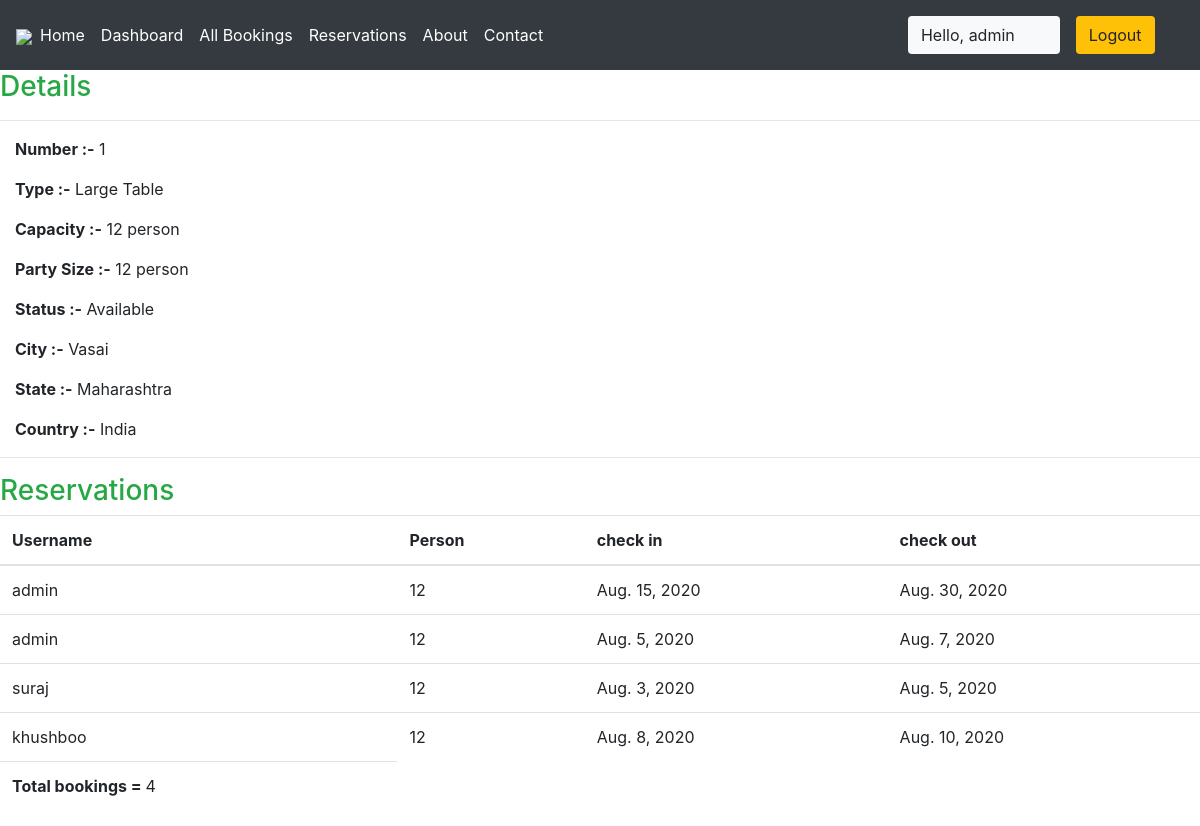
The app's page /staff/panel/view-room?roomid=1 (signed in) with its own data.
### krishna/models.py (models this page shows, shortened)
class Rooms(models.Model):
    ROOM_STATUS = (
    ("1", "available"),
    ("2", "not available"),
    )
    ROOM_TYPE = (
    ("1", "Large Table"),
    ("2", "Medium Table"),
    ("3","Couple Tables"),
    )
    room_type = models.CharField(max_length=50,choices = ROOM_TYPE)
    capacity = models.IntegerField()
    price = models.IntegerField()
    size = models.IntegerField()
    hotel = models.ForeignKey(Hotels, on_delete = models.CASCADE)
    status = models.CharField(choices =ROOM_STATUS,max_length = 15)
    roomnumber = models.IntegerField()

class Hotels(models.Model):
    name = models.CharField(max_length=30,default="krishna")
    owner = models.CharField(max_length=20)
    location = models.CharField(max_length=50)
    state = models.CharField(max_length=50,default="maharashtra")
    country = models.CharField(max_length=50,default="india")

class Reservation(models.Model):
    check_in = models.DateField(auto_now =False)
    check_out = models.DateField()
    room = models.ForeignKey(Rooms, on_delete = models.CASCADE)
    guest = models.ForeignKey(User, on_delete= models.CASCADE)
    booking_id = models.CharField(max_length=100,default="null")

### krishna/views.py (the view)
# urls.py: path('staff/panel/view-room', views.view_room),
@login_required(login_url='/staff')
def view_room(request):
    room_id = request.GET['roomid']
    room = Rooms.objects.all().get(id=room_id)
    reservation = Reservation.objects.all().filter(room=room)
    return HttpResponse(render(request,'staff/viewroom.html',{'room':room,'reservations':reservation}))

### templates/staff/viewroom.html
 {% extends 'basic.html' %} {% block title %}View Room {% endblock title %} {% block body %}
<h3 class="text-success"> Details</h3>
<hr>
<div class="container mx-0 ">
    <p><b>Number :-</b> {{room.roomnumber}}</p>
    <p><b>Type :-</b> {{room.get_room_type_display}}</p>
    <p><b>Capacity :-</b> {{room.capacity}} person</p>
    <p><b>Party Size :-</b> {{room.size}} person</p>
    <p><b>Status :-</b> {{room.get_status_display| capfirst}} </p>
    <p><b>City :-</b> {{room.hotel.location| capfirst}} </p>
    <p><b>State :-</b> {{room.hotel.state| capfirst}} </p>
    <p><b>Country :-</b> {{room.hotel.country| capfirst}} </p>
</div>
<hr> {% if reservations %}
<h3 class="text-success">Reservations </h3>
<table class="table">
    <thead>
        <th>Username</th>
        <th>Person</th>
        <th>check in</th>
        <th>check out</th>
    </thead>
    {% for each_detail in reservations %}
    <tr>
        <td>{{each_detail.guest.username}}</td>
        <td>{{each_detail.room.capacity}}</td>
        <td>{{each_detail.check_in}}</td>
        <td>{{each_detail.check_out}}</td>
    </tr>
    {% endfor %}
    <tr>
        <td><b>Total bookings = </b>{{reservations | length}}</td>
    </tr>
</table>
{% else %}
<p>No details found</p>
{% endif %} {% endblock body %}

### templates/basic.html (shortened to what this page needs)
{% load static %}
<!DOCTYPE html>
<!DOCTYPE html>
<html lang="en">
<head>
    <link rel="stylesheet" href="https://use.fontawesome.com/releases/v5.7.0/css/all.css">
    <link rel="stylesheet" href="{% static 'bootstrap\bootstrap.css' %}">
    <link rel="stylesheet" href="https://maxcdn.bootstrapcdn.com/bootstrap/4.5.0/css/bootstrap.min.css" >
</head>
<body style="dbackground-image: url('https://source.unsplash.com/random');height: 100%;">
    <div class="container-fluid px-0">
        <nav class="navbar navbar-expand-lg navbar-dark bg-dark">
            <a href="{% url 'homepage' %} "><img src="{% static 'images/kisspng-catering-food-computer-icons-logo-event-management-catering-.png' %}" style="max-width: 200px;"></a>
            <div class="collapse navbar-collapse " id="navbarSupportedContent">
                <ul class="navbar-nav mr-auto ">
                    <li class="nav-item active">
                        <a class="nav-link text-bold " href="/home"> Home</a>
                    </li>
                    {% if user.is_staff %}
                    <li class="nav-item active">
                        <a class="nav-link text-bold" href="/staff/panel">Dashboard </a>
                    </li>
                    {% endif %}
                    {% if user.is_staff %}
                    <li class="nav-item active">
                            <a class="nav-link text-bold" href="/staff/allbookings">All Bookings </a>
                        </li>
                    {% endif %}
                    {% if user %}
                    <li class="nav-item active">
                        <a class="nav-link text-bold" href="/GuestReserve">Reservations</a>
                    </li>
                    {% endif %}
                    <li class="nav-item active">
                        <a class="nav-link text-bold" href="/about">About</a>
                    </li>
                    <li class="nav-item active">
                        <a class="nav-link text-bold" href="/contact">Contact </a>
                    </li>
                </ul>
                {% if user.is_authenticated %}
                      <button class="btn btn-group bg-light" data-toggle="modal" data-target="#forlogin">
                       Hello, {{request.user}}
                       <a href="/logout" class="nav-link">
                    <button class="btn btn-group bg-warning" data-toggle="modal" data-target="#forlogin">
                        Logout
                    </button></a>&nbsp; &nbsp;
                    </button>
                {% endif %}
            </div>
        </nav>
    </div>
    {% block body %}
    {% endblock body %}
</body>
</html>

### templates/basic.html (style rules this page uses)
a { text-decoration: none; }

### records on screen
Rooms: roomnumber "1", room_type "Large Table", capacity "12", size "12", status "Available", hotel.location "Vasai", hotel.state "Maharashtra", hotel.country "India"
Reservation: guest.username "admin", room.capacity "12", check_in "Aug. 15, 2020", check_out "Aug. 30, 2020"
Reservation: guest.username "admin", room.capacity "12", check_in "Aug. 5, 2020", check_out "Aug. 7, 2020"
Reservation: guest.username "suraj", room.capacity "12", check_in "Aug. 3, 2020", check_out "Aug. 5, 2020"
Reservation: guest.username "khushboo", room.capacity "12", check_in "Aug. 8, 2020", check_out "Aug. 10, 2020"

### other values on screen
{{ request.user }} "admin"
{{ reservations | length }} "4"
